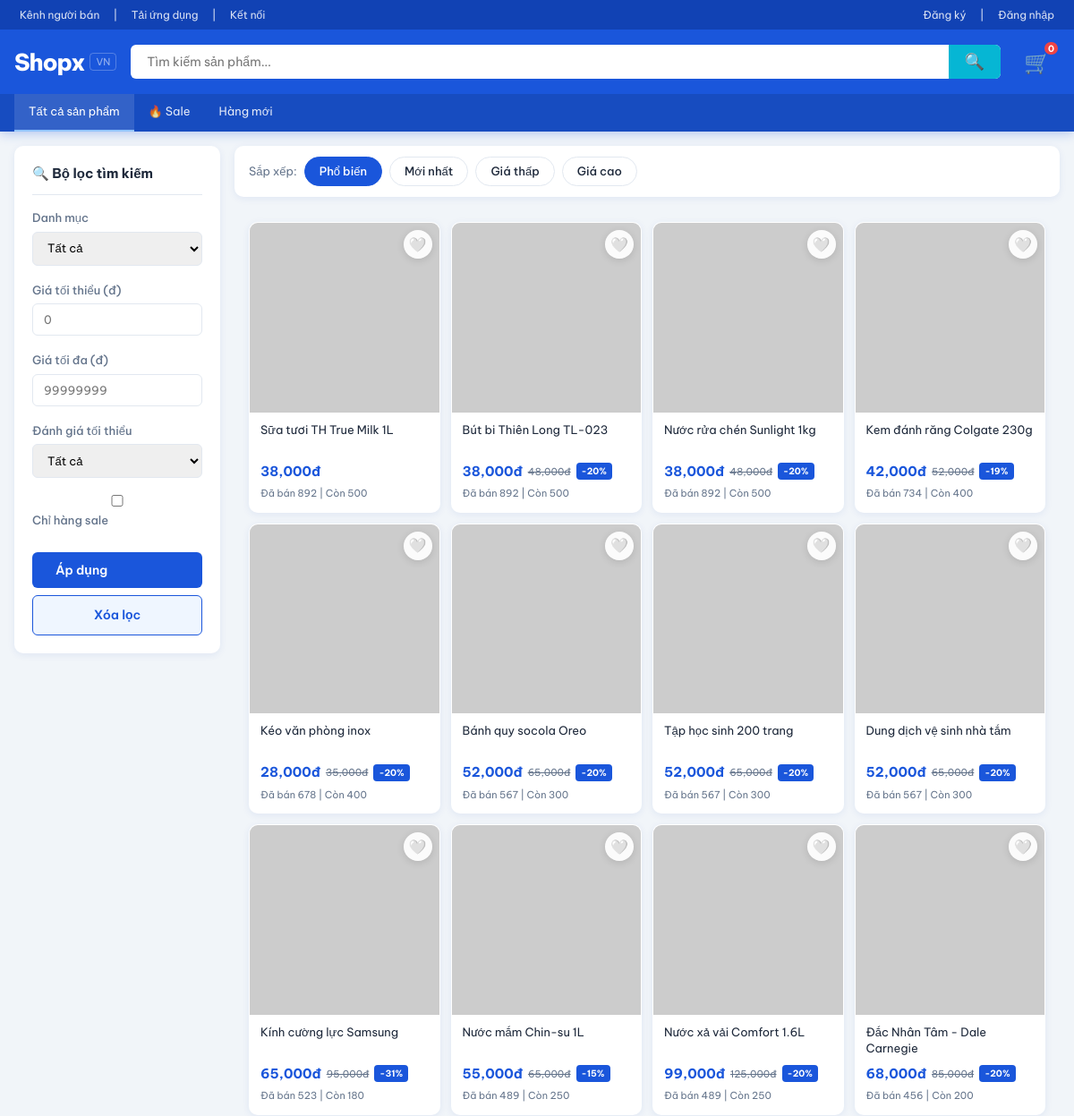
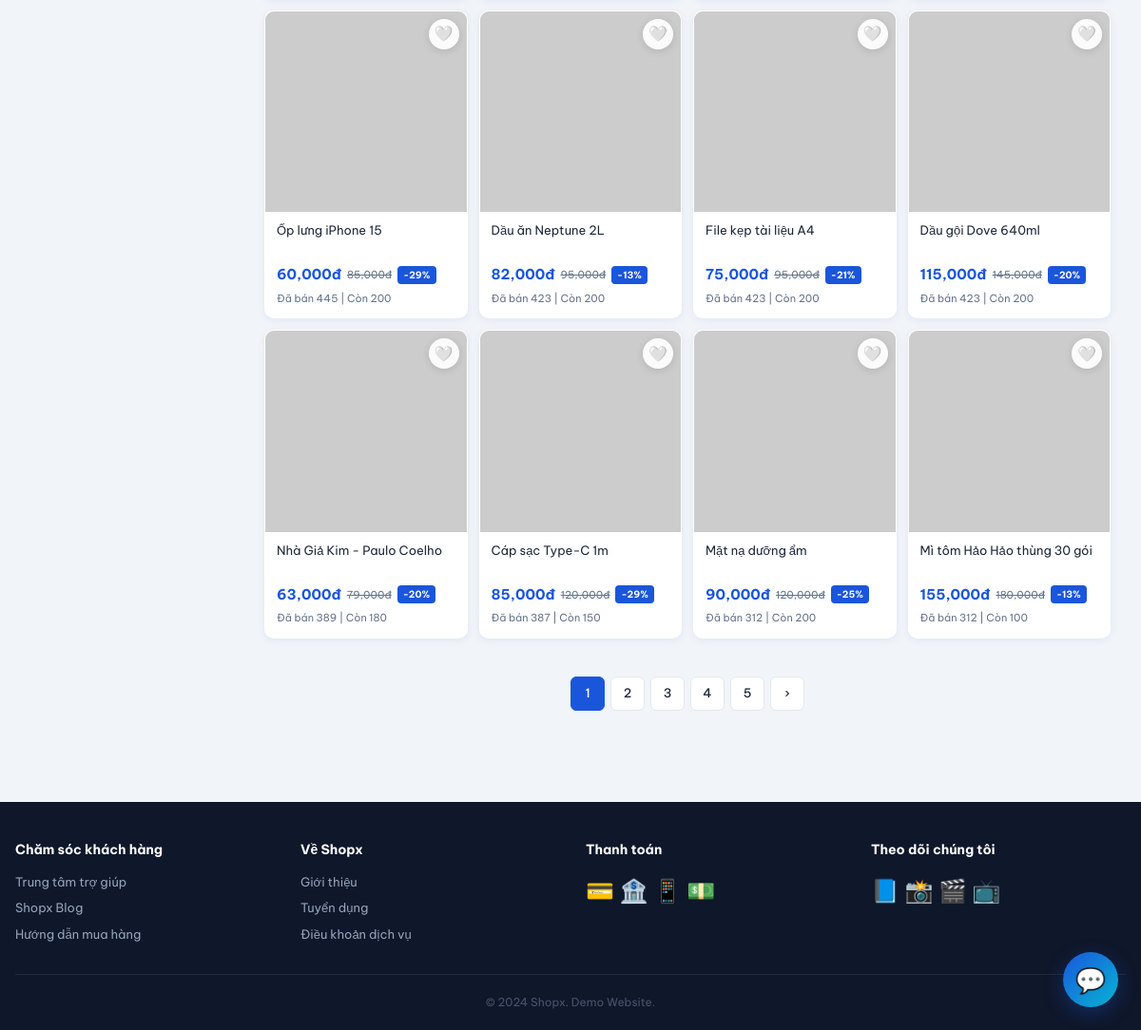
Page /products on the committed database (2 pictures, top to bottom).
### tables this page shows
CREATE TABLE products (
            id INTEGER PRIMARY KEY AUTOINCREMENT,
            name TEXT NOT NULL,
            description TEXT,
            price REAL NOT NULL,
            sale_price REAL,
            sale_end TEXT,
            stock INTEGER DEFAULT 0,
            category_id INTEGER,
            image TEXT,
            video TEXT,
            sold INTEGER DEFAULT 0,
            created_at TEXT DEFAULT CURRENT_TIMESTAMP,
            FOREIGN KEY(category_id) REFERENCES categories(id)
        );

### app.py (the view)
@app.route('/products')
def products():
    conn = get_db()
    q = request.args.get('q', '')
    cat = request.args.get('cat', '')
    min_price = request.args.get('min_price', '')
    max_price = request.args.get('max_price', '')
    min_rating = request.args.get('min_rating', '')
    sale_only = request.args.get('sale', '')
    sort = request.args.get('sort', 'hot')
    page = int(request.args.get('page', 1))
    per_page = 20
    where = []
    params = []
    if cat:
        where.append("p.category_id = ?")
        params.append(cat)
    if min_price:
        where.append("COALESCE(p.sale_price, p.price) >= ?")
        params.append(float(min_price))
    if max_price:
        where.append("COALESCE(p.sale_price, p.price) <= ?")
        params.append(float(max_price))
    if sale_only:
        where.append("p.sale_price IS NOT NULL")
    sql_base = "SELECT p.*, c.name as cat_name FROM products p LEFT JOIN categories c ON p.category_id = c.id"
    if where:
        sql_base += " WHERE " + " AND ".join(where)
    order = {'hot': 'p.sold DESC', 'new': 'p.created_at DESC', 'price_asc': 'COALESCE(p.sale_price, p.price) ASC', 'price_desc': 'COALESCE(p.sale_price, p.price) DESC'}
    sql_base += f" ORDER BY {order.get(sort, 'p.sold DESC')}"
    all_items = conn.execute(sql_base, params).fetchall()
    if q:
        q_norm = normalize_vn(q)
        all_items = [p for p in all_items if q_norm in normalize_vn(p['name']) or q.lower() in p['name'].lower()]
    total = len(all_items)
    items = all_items[(page-1)*per_page: page*per_page]
    categories = conn.execute("SELECT * FROM categories").fetchall()
    total_pages = math.ceil(total / per_page) if total > 0 else 1
    wishlist_ids = []
    if 'user_id' in session:
        wishlist_ids = [r['product_id'] for r in conn.execute("SELECT product_id FROM wishlist WHERE user_id=?", (session['user_id'],)).fetchall()]
    conn.close()
    return render_template('products.html', products=items, categories=categories,
                           q=q, cat=cat, min_price=min_price, max_price=max_price,
                           min_rating=min_rating, sale_only=sale_only, sort=sort,
                           page=page, total_pages=total_pages, total=total, wishlist_ids=wishlist_ids)

### app.py (called while the page is built)
def get_db():
    conn = sqlite3.connect(DB_PATH)
    conn.row_factory = sqlite3.Row
    return conn

### templates/products.html (shortened to what this page needs)
{% extends 'base.html' %}
{% block content %}
<div class="container">
<div class="search-page">
  <aside class="filter-sidebar">
    <div class="filter-title">🔍 Bộ lọc tìm kiếm</div>
    <form method="GET" action="/products" id="filterForm">
      <div class="filter-group">
        <label>Danh mục</label>
        <select name="cat" onchange="this.form.submit()">
          <option value="">Tất cả</option>
        </select>
      </div>
      <div class="filter-group">
        <label>Giá tối thiểu (đ)</label>
        <input type="number" name="min_price" value="{{ min_price }}" placeholder="0">
      </div>
      <div class="filter-group">
        <label>Giá tối đa (đ)</label>
        <input type="number" name="max_price" value="{{ max_price }}" placeholder="99999999">
      </div>
      <div class="filter-group">
        <label>Đánh giá tối thiểu</label>
        <select name="min_rating">
          <option value="">Tất cả</option>
        </select>
      </div>
      <div class="filter-group">
        <label><input type="checkbox" name="sale" value="1" {{ 'checked' if sale_only }}> Chỉ hàng sale</label>
      </div>
      <button type="submit" class="btn btn-primary" style="width:100%;margin-top:8px;">Áp dụng</button>
      <a href="/products{{ '?q=' + q if q else '' }}" class="btn btn-outline" style="width:100%;margin-top:8px;display:block;text-align:center;">Xóa lọc</a>
    </form>
  </aside>
  <div>
    <div class="sort-bar">
      <span style="color:var(--text-light);font-size:13px;">Sắp xếp:</span>
      <a href="?{{ request.query_string.decode().replace('sort=hot','').replace('sort=new','').replace('sort=price_asc','').replace('sort=price_desc','') }}&sort=hot" class="sort-btn {{ 'active' if sort == 'hot' }}">Phổ biến</a>
      <a href="?{{ request.query_string.decode().replace('sort=hot','').replace('sort=new','').replace('sort=price_asc','').replace('sort=price_desc','') }}&sort=new" class="sort-btn {{ 'active' if sort == 'new' }}">Mới nhất</a>
      <a href="?{{ request.query_string.decode().replace('sort=hot','').replace('sort=new','').replace('sort=price_asc','').replace('sort=price_desc','') }}&sort=price_asc" class="sort-btn {{ 'active' if sort == 'price_asc' }}">Giá thấp</a>
      <a href="?{{ request.query_string.decode().replace('sort=hot','').replace('sort=new','').replace('sort=price_asc','').replace('sort=price_desc','') }}&sort=price_desc" class="sort-btn {{ 'active' if sort == 'price_desc' }}">Giá cao</a>
    </div>
    {% if products %}
    <div class="product-grid">
      {% for p in products %}
      <div class="product-card">
        <button class="wishlist-btn {{ 'active' if p.id in wishlist_ids }}" onclick="event.stopPropagation(); toggleWishlist({{ p.id }}, this)">{{ '❤️' if p.id in wishlist_ids else '🤍' }}</button>
        <img class="product-img" src="{{ p.image }}" alt="{{ p.name }}" onclick="location.href='/product/{{ p.id }}'" onerror="this.src='https://picsum.photos/400/400?random={{ p.id }}'">
        <div class="product-info">
          <div class="product-name" onclick="location.href='/product/{{ p.id }}'">{{ p.name }}</div>
          <div class="product-price">
            {% if p.sale_price %}
            <span class="price-current">{{ "{:,.0f}đ".format(p.sale_price) }}</span>
            <span class="price-original">{{ "{:,.0f}đ".format(p.price) }}</span>
            <span class="price-badge">-{{ ((p.price - p.sale_price) / p.price * 100)|int }}%</span>
            {% else %}
            <span class="price-current">{{ "{:,.0f}đ".format(p.price) }}</span>
            {% endif %}
          </div>
          <div class="product-sold">Đã bán {{ p.sold }} | Còn {{ p.stock }}</div>
        </div>
      </div>
      {% endfor %}
    </div>
    {% if total_pages > 1 %}
    <div class="pagination">
      {% for i in range(1, total_pages + 1) %}
      {% if i <= 3 or i >= total_pages - 1 or (i >= page - 1 and i <= page + 1) %}
      <a href="?{{ request.query_string.decode().replace('page='+page|string, '') }}&page={{ i }}" class="page-btn {{ 'active' if i == page }}">{{ i }}</a>
      {% endif %}
      {% endfor %}
      {% if page < total_pages %}
      <a href="?{{ request.query_string.decode().replace('page='+page|string, '') }}&page={{ page + 1 }}" class="page-btn">›</a>
      {% endif %}
    </div>
    {% endif %}
    {% else %}
    <div style="text-align:center;padding:80px 20px;color:var(--text-light);">
      <div style="font-size:64px;margin-bottom:16px;">😔</div>
      <h3>Không tìm thấy sản phẩm nào</h3>
      <p style="margin-top:8px;">Thử tìm kiếm với từ khóa khác hoặc thay đổi bộ lọc</p>
    </div>
    {% endif %}
  </div>
</div>
</div>
{% endblock %}

### templates/base.html (shortened to what this page needs)
<!DOCTYPE html>
<html lang="vi">
<head>
<link rel="stylesheet" href="{{ url_for('static', filename='css/main.css') }}">
</head>
<body>
<header class="header">
  <div class="header-top">
    <div class="container">
      <div class="header-top-links">
        <span>Kênh người bán</span>
        <span>|</span>
        <span>Tải ứng dụng</span>
        <span>|</span>
        <span>Kết nối</span>
      </div>
      <div class="header-top-right">
        {% if session.user_id %}
        <a href="{{ url_for('orders') }}">Đơn mua</a>
        <a href="{{ url_for('wishlist') }}">Yêu thích</a>
        <a href="{{ url_for('profile') }}">{{ session.user_name }}</a>
        {% if session.is_admin %}<a href="{{ url_for('admin_dashboard') }}">Quản trị</a>{% endif %}
        <a href="{{ url_for('logout') }}">Đăng xuất</a>
        {% else %}
        <a href="{{ url_for('register') }}">Đăng ký</a>
        <span>|</span>
        <a href="{{ url_for('login') }}">Đăng nhập</a>
        {% endif %}
      </div>
    </div>
  </div>
  <div class="header-main">
    <div class="container">
      <a href="{{ url_for('index') }}" class="logo">
        <span class="logo-text">Shopx</span>
        <span class="logo-sub">VN</span>
      </a>
      <div class="search-box">
        <input type="text" id="searchInput" placeholder="Tìm kiếm sản phẩm..." autocomplete="off">
        <button onclick="doSearch()">🔍</button>
      </div>
      <a href="{{ url_for('cart') }}" class="cart-btn">
        🛒 <span class="cart-count" id="cartCount">0</span>
      </a>
    </div>
  </div>
  <nav class="header-nav">
    <div class="container">
      <a href="{{ url_for('products') }}">Tất cả sản phẩm</a>
      <a href="{{ url_for('products', sale=1) }}">🔥 Sale</a>
      <a href="{{ url_for('products', sort='new') }}">Hàng mới</a>
    </div>
  </nav>
</header>
<main class="main-content">
{% block content %}{% endblock %}
</main>
<footer class="footer">
  <div class="container">
    <div class="footer-grid">
      <div>
        <h3>Chăm sóc khách hàng</h3>
        <ul>
          <li>Trung tâm trợ giúp</li>
          <li>Shopx Blog</li>
          <li>Hướng dẫn mua hàng</li>
        </ul>
      </div>
      <div>
        <h3>Về Shopx</h3>
        <ul>
          <li>Giới thiệu</li>
          <li>Tuyển dụng</li>
          <li>Điều khoản dịch vụ</li>
        </ul>
      </div>
      <div>
        <h3>Thanh toán</h3>
        <div class="payment-icons">💳 🏦 📱 💵</div>
      </div>
      <div>
        <h3>Theo dõi chúng tôi</h3>
        <div class="social-links">📘 📸 🎬 📺</div>
      </div>
    </div>
    <div class="footer-bottom">
      <p>© 2024 Shopx. Demo Website.</p>
    </div>
  </div>
</footer>
<div class="chatbot-container" id="chatbot">
  <div class="chatbot-toggle" onclick="toggleChat()">💬</div>
</div>
</body>
</html>

### rows in the picture
products: id "🤍", name "Sữa tươi TH True Milk 1L", price "38,000đ", sold "892", stock "500"
products: id "🤍", name "Bút bi Thiên Long TL-023", sale_price "38,000đ", price "48,000đ", ((p.price-p.sale_price)/p.price*100)|int "20", sold "892", stock "500"
products: id "🤍", name "Nước rửa chén Sunlight 1kg", sale_price "38,000đ", price "48,000đ", ((p.price-p.sale_price)/p.price*100)|int "20", sold "892", stock "500"
products: id "🤍", name "Kem đánh răng Colgate 230g", sale_price "42,000đ", price "52,000đ", ((p.price-p.sale_price)/p.price*100)|int "19", sold "734", stock "400"
products: id "🤍", name "Kéo văn phòng inox", sale_price "28,000đ", price "35,000đ", ((p.price-p.sale_price)/p.price*100)|int "20", sold "678", stock "400"
products: id "🤍", name "Bánh quy socola Oreo", sale_price "52,000đ", price "65,000đ", ((p.price-p.sale_price)/p.price*100)|int "20", sold "567", stock "300"
products: id "🤍", name "Tập học sinh 200 trang", sale_price "52,000đ", price "65,000đ", ((p.price-p.sale_price)/p.price*100)|int "20", sold "567", stock "300"
products: id "🤍", name "Dung dịch vệ sinh nhà tắm", sale_price "52,000đ", price "65,000đ", ((p.price-p.sale_price)/p.price*100)|int "20", sold "567", stock "300"
products: id "🤍", name "Kính cường lực Samsung", sale_price "65,000đ", price "95,000đ", ((p.price-p.sale_price)/p.price*100)|int "31", sold "523", stock "180"
products: id "🤍", name "Nước mắm Chin-su 1L", sale_price "55,000đ", price "65,000đ", ((p.price-p.sale_price)/p.price*100)|int "15", sold "489", stock "250"
products: id "🤍", name "Nước xả vải Comfort 1.6L", sale_price "99,000đ", price "125,000đ", ((p.price-p.sale_price)/p.price*100)|int "20", sold "489", stock "250"
products: id "🤍", name "Đắc Nhân Tâm - Dale Carnegie", sale_price "68,000đ", price "85,000đ", ((p.price-p.sale_price)/p.price*100)|int "20", sold "456", stock "200"
products: id "🤍", name "Ốp lưng iPhone 15", sale_price "60,000đ", price "85,000đ", ((p.price-p.sale_price)/p.price*100)|int "29", sold "445", stock "200"
products: id "🤍", name "Dầu ăn Neptune 2L", sale_price "82,000đ", price "95,000đ", ((p.price-p.sale_price)/p.price*100)|int "13", sold "423", stock "200"
products: id "🤍", name "File kẹp tài liệu A4", sale_price "75,000đ", price "95,000đ", ((p.price-p.sale_price)/p.price*100)|int "21", sold "423", stock "200"
products: id "🤍", name "Dầu gội Dove 640ml", sale_price "115,000đ", price "145,000đ", ((p.price-p.sale_price)/p.price*100)|int "20", sold "423", stock "200"
products: id "🤍", name "Nhà Giả Kim - Paulo Coelho", sale_price "63,000đ", price "79,000đ", ((p.price-p.sale_price)/p.price*100)|int "20", sold "389", stock "180"
products: id "🤍", name "Cáp sạc Type-C 1m", sale_price "85,000đ", price "120,000đ", ((p.price-p.sale_price)/p.price*100)|int "29", sold "387", stock "150"
products: id "🤍", name "Mặt nạ dưỡng ẩm", sale_price "90,000đ", price "120,000đ", ((p.price-p.sale_price)/p.price*100)|int "25", sold "312", stock "200"
products: id "🤍", name "Mì tôm Hảo Hảo thùng 30 gói", sale_price "155,000đ", price "180,000đ", ((p.price-p.sale_price)/p.price*100)|int "13", sold "312", stock "100"

### other values in the picture
{{ i }} "1" "2" "3" "4" "5"
